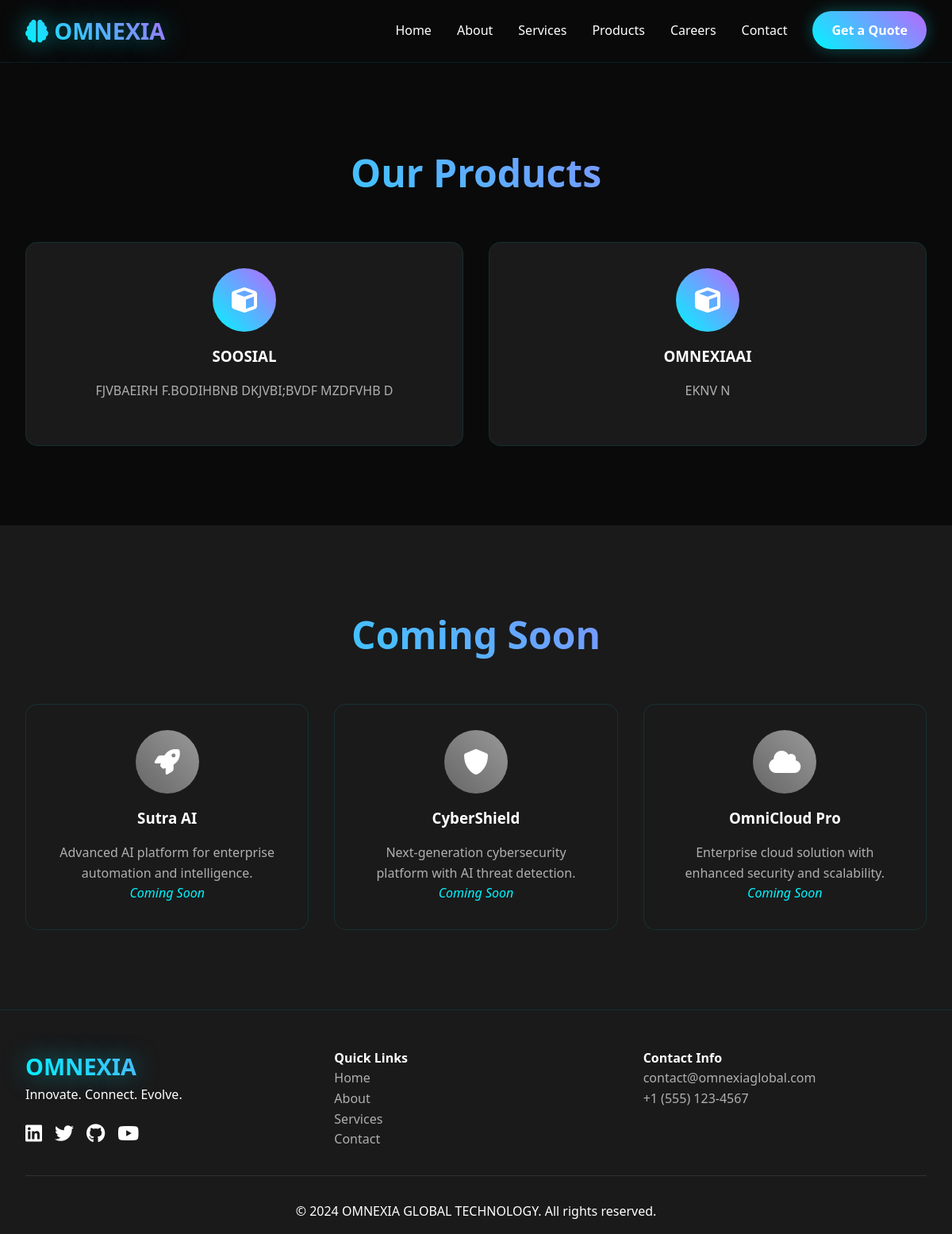
Screenshot of /products/ with the database file from the repository.
### OMNEXIA_APP/models.py (models this page shows, shortened)
class Product(models.Model):
    name = models.CharField(max_length=200)
    description = models.TextField()
    image = models.CharField(max_length=100, default='product.jpg')
    link = models.URLField(blank=True)

### OMNEXIA_APP/views.py (the view)
# urls.py: path('products/', views.products, name='products'),
def products(request):
    products = Product.objects.all()
    return render(request, 'OMNEXIA_APP/products.html', {'products': products})

### OMNEXIA_APP/templates/OMNEXIA_APP/products.html (shortened to what this page needs)
{% extends 'OMNEXIA_APP/base.html' %}
{% block content %}
<section class="section">
    <div class="container">
        <h1 class="section-title">Our Products</h1>
        <div class="grid-3">
            {% for product in products %}
            <div class="card" style="text-align: center;">
                <div style="width: 80px; height: 80px; border-radius: 50%; background: linear-gradient(45deg, var(--electric-blue), var(--neon-purple)); margin: 0 auto 1rem; display: flex; align-items: center; justify-content: center;">
                    <i class="fas fa-cube fa-2x"></i>
                </div>
                <h3 style="margin-bottom: 1rem;">{{ product.name }}</h3>
                <p style="color: var(--text-gray); margin-bottom: 1.5rem;">{{ product.description }}</p>
            </div>
            {% empty %}
            <div class="card" style="text-align: center; grid-column: 1 / -1;">
                <h3>No Products Available</h3>
                <p style="color: var(--text-gray);">We're working on exciting new products. Check back soon!</p>
            </div>
            {% endfor %}
        </div>
    </div>
</section>
<section class="section" style="background: var(--dark-card);">
    <div class="container">
        <h2 class="section-title">Coming Soon</h2>
        <div class="grid-3">
            <div class="card" style="text-align: center;">
                <div style="width: 80px; height: 80px; border-radius: 50%; background: linear-gradient(45deg, #666, #999); margin: 0 auto 1rem; display: flex; align-items: center; justify-content: center;">
                    <i class="fas fa-rocket fa-2x"></i>
                </div>
                <h3 style="margin-bottom: 1rem;">Sutra AI</h3>
                <p style="color: var(--text-gray);">Advanced AI platform for enterprise automation and intelligence.</p>
                <span style="color: var(--electric-blue); font-style: italic;">Coming Soon</span>
            </div>
            <div class="card" style="text-align: center;">
                <div style="width: 80px; height: 80px; border-radius: 50%; background: linear-gradient(45deg, #666, #999); margin: 0 auto 1rem; display: flex; align-items: center; justify-content: center;">
                    <i class="fas fa-shield-alt fa-2x"></i>
                </div>
                <h3 style="margin-bottom: 1rem;">CyberShield</h3>
                <p style="color: var(--text-gray);">Next-generation cybersecurity platform with AI threat detection.</p>
                <span style="color: var(--electric-blue); font-style: italic;">Coming Soon</span>
            </div>
            <div class="card" style="text-align: center;">
                <div style="width: 80px; height: 80px; border-radius: 50%; background: linear-gradient(45deg, #666, #999); margin: 0 auto 1rem; display: flex; align-items: center; justify-content: center;">
                    <i class="fas fa-cloud fa-2x"></i>
                </div>
                <h3 style="margin-bottom: 1rem;">OmniCloud Pro</h3>
                <p style="color: var(--text-gray);">Enterprise cloud solution with enhanced security and scalability.</p>
                <span style="color: var(--electric-blue); font-style: italic;">Coming Soon</span>
            </div>
        </div>
    </div>
</section>
{% endblock %}

### OMNEXIA_APP/templates/OMNEXIA_APP/base.html (style rules this page uses)
:root { --dark-bg: #0a0a0a; --dark-card: #1a1a1a; --electric-blue: #00f5ff; --neon-purple: #b967ff; --text-light: #ffffff; --text-gray: #b0b0b0; }
* { margin: 0; padding: 0; box-sizing: border-box; }
body { font-family: 'Segoe UI', Tahoma, Geneva, Verdana, sans-serif; background: var(--dark-bg); color: var(--text-light); line-height: 1.6; overflow-x: hidden; }
.section { padding: 100px 0; }
.container { max-width: 1400px; margin: 0 auto; padding: 0 2rem; }
.section-title { text-align: center; font-size: 3rem; margin-bottom: 3rem; background: linear-gradient(45deg, var(--electric-blue), var(--neon-purple)); -webkit-background-clip: text; -webkit-text-fill-color: transparent; }
.card { background: var(--dark-card); border-radius: 15px; padding: 2rem; transition: all 0.3s ease; border: 1px solid rgba(0, 245, 255, 0.1); }
.grid-3 { display: grid; grid-template-columns: repeat(auto-fit, minmax(300px, 1fr)); gap: 2rem; }

### rows the page displays
Product: name "SOOSIAL", description "FJVBAEIRH F.BODIHBNB DKJVBI;BVDF MZDFVHB D"
Product: name "OMNEXIAAI", description "EKNV N"
